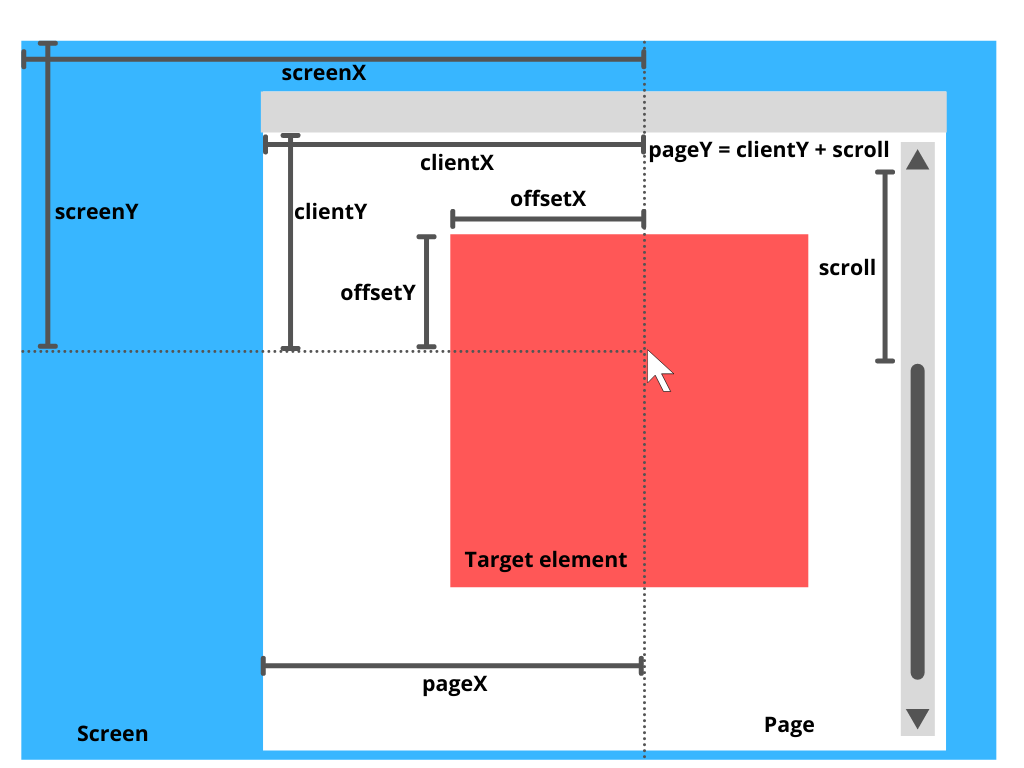
#> input picture dev/rdf-browser/test2/mouse-event-position.png, 1024 x 768 px
$ python remove-dots.py ../../dev/rdf-browser/test2/mouse-event-position.png out   (older library calls are emulated)
#> lines starting #> are read from the running program, lines starting #| are printed output that depends on the picture; after the words box and inside, x2 and y2 are one past the last pixel; in counts of white or black regions, pixels touching at a corner belong together
import sys
import cv2
import numpy as np

def remove_dots(source, targetdir):
#> called with targetdir = 'out'
    img = cv2.imread(source, 0)
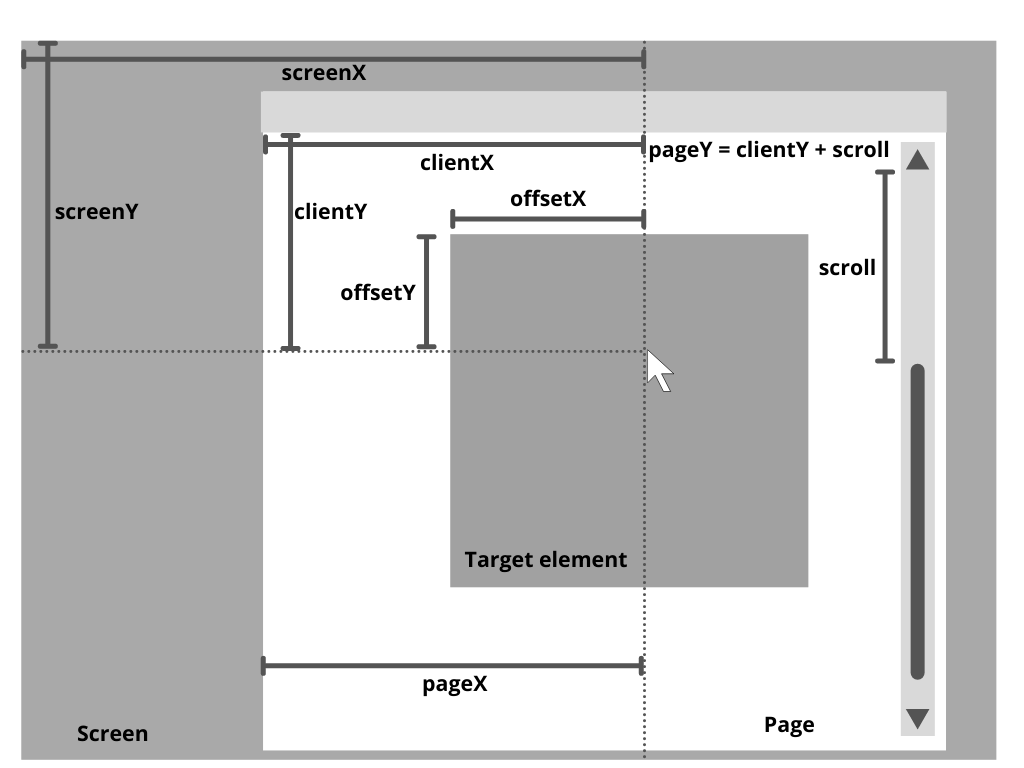
#> img: shape (768, 1024); min 0, max 255, mean 204.8
    _, blackAndWhite = cv2.threshold(img, 127, 255, cv2.THRESH_BINARY_INV)
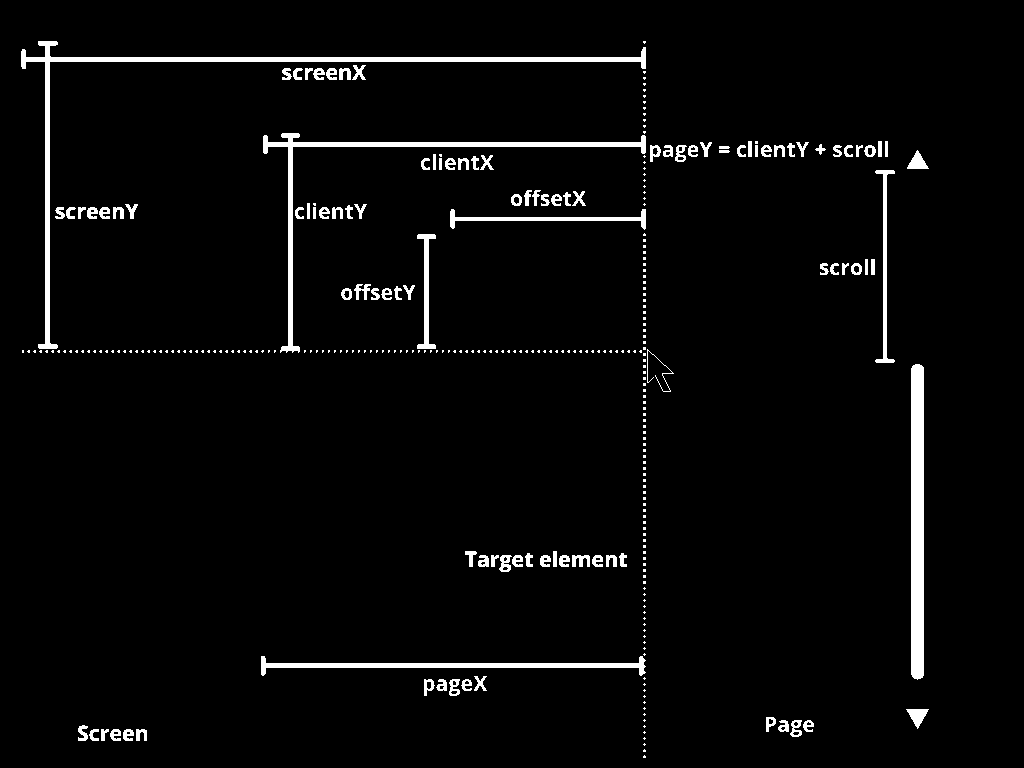
#> blackAndWhite: shape (768, 1024); 3.4% white; 315 white regions (209 under 20 px), largest, box (x1, y1, x2, y2) and area: (21, 41, 646, 349) 4933, (911, 364, 924, 680) 4069, (263, 133, 646, 353) 3259

    nlabels, labels, stats, centroids = cv2.connectedComponentsWithStats(blackAndWhite, None, None, None, 8, cv2.CV_32S)
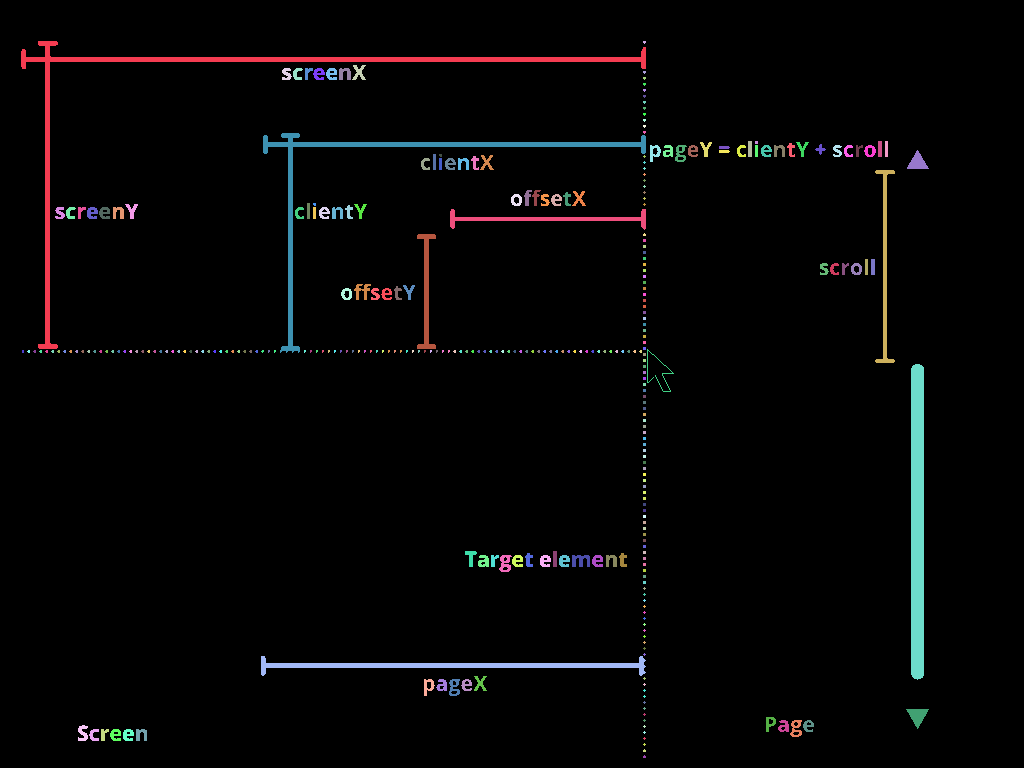
#> labels: shape (768, 1024) int32; 316 distinct labels, from 0 to 315; one colour per label, 0 black
#> nlabels = 316; stats = 316 rows, first 6: [0, 0, 1024, 768, 760030], [21, 41, 625, 308, 4933], [643, 41, 3, 3, 7], [352, 65, 14, 15, 108], [282, 68, 10, 12, 80], [293, 68, 10, 12, 70]; centroids = 316 pairs, first value 22.5 to 917.2, second value 41.71 to 756.3
    sizes = stats[1:, -1] #get CC_STAT_AREA component
#> sizes = 315 values, max 4933 at index 0, min 5 at index 47, mean 83.82
    img2 = np.zeros((labels.shape), np.uint8)

    for i in range(0, nlabels - 1):
        if sizes[i] >= 50:   #filter small dotted regions
            img2[labels == i + 1] = 255
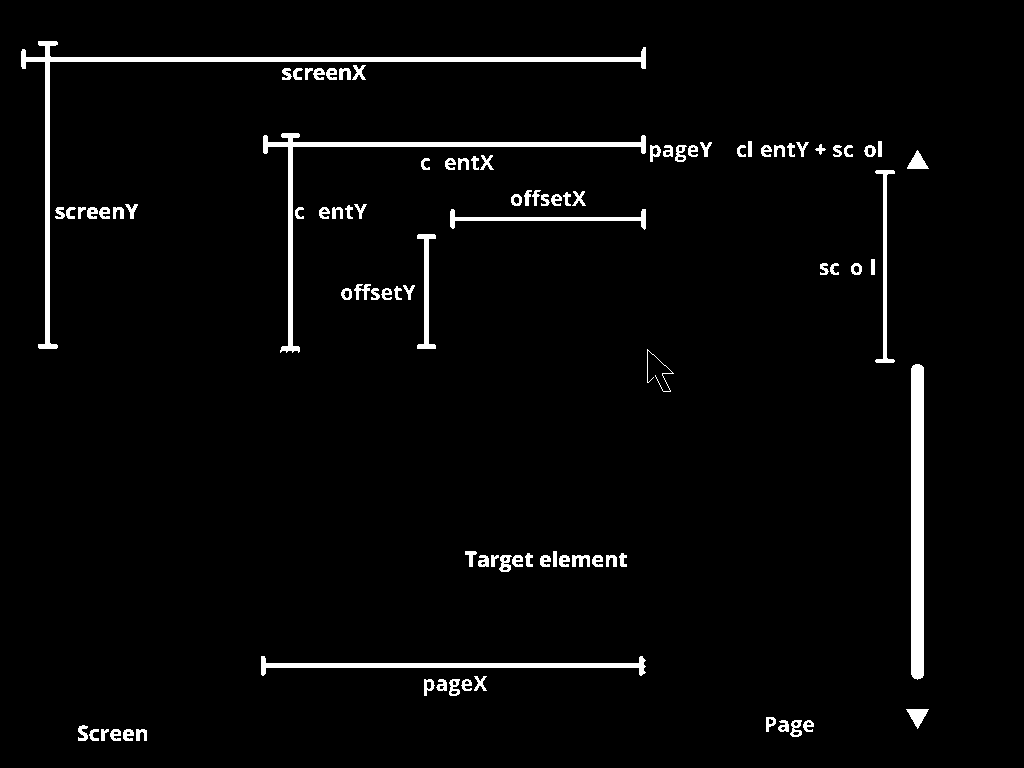
#> img2: shape (768, 1024); 3.1% white; 95 white regions, largest, box (x1, y1, x2, y2) and area: (21, 41, 646, 349) 4933, (911, 364, 924, 680) 4069, (263, 133, 646, 353) 3259

    res = cv2.bitwise_not(img2)
    cv2.imwrite('./' + targetdir + '/' + source, res)

def usage():
    print("Remove dots in scanned image")
    print("Usage:")
    print("> remove-dots.py [imagename] [location_folder]")
    print("location folder can be 'output'")

if __name__ ==  "__main__":
    if len(sys.argv) != 3:
        usage()
        sys.exit(0)
    source = sys.argv[1]
    targetdir = sys.argv[2]
    remove_dots(source, targetdir)
#> (the run stopped early here; a loop or call above may not have finished)
